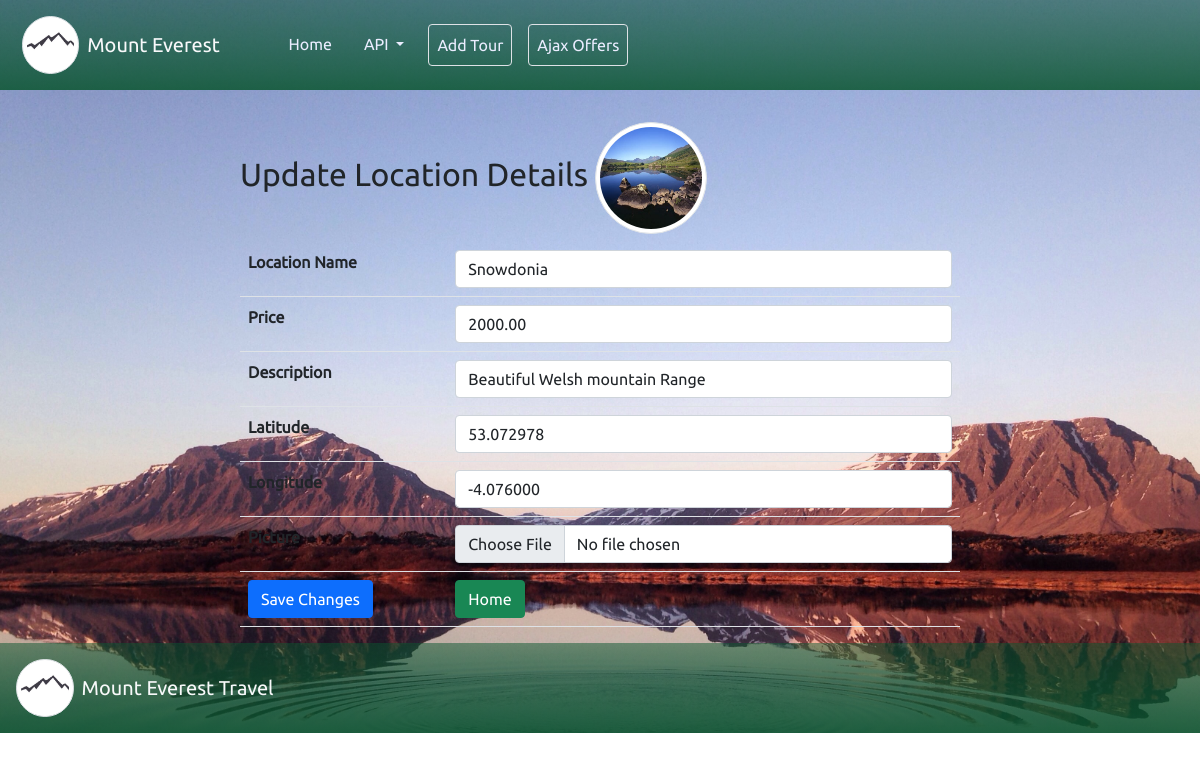
/update.php?id=12, run on the app's committed database.
### tables this page shows
CREATE TABLE `locations` (
  `loc_id` int(11) NOT NULL,
  `location_name` varchar(255) NOT NULL,
  `price` decimal(10,2) NOT NULL,
  `description` varchar(255) NOT NULL,
  `activities` varchar(255) DEFAULT 'Climbing and hiking',
  `latitude` decimal(8,6) NOT NULL,
  `longitude` decimal(9,6) NOT NULL,
  `picture` varchar(255) DEFAULT NULL,
  `created_at` timestamp NOT NULL DEFAULT current_timestamp() ON UPDATE current_timestamp()
);

### update.php (the view, shortened to what this page needs)
<?php
require_once 'includes/db_connect.inc.php';
if ($_GET['id']) {
    $id = $_GET['id'];
    $sql = "SELECT * FROM locations WHERE loc_id = {$id};";
    $res = mysqli_query($connect, $sql);
    if (mysqli_num_rows($res) == 1) {
        $data = mysqli_fetch_assoc($res);
        $loc = $data['location_name'];
        $price = $data['price'];
        $desc = $data['description'];
        $lat = $data['latitude'];
        $lng = $data['longitude'];
        $pic = $data['picture'];
    } else {
        header("location: error.php");
    }
} else {
    header("location: error.php");
}
?>
<!DOCTYPE html>
<html lang="en" dir="ltr">
<head>
    <?php require_once 'includes/bootstrap_css.inc.php'; ?>
    <link rel="stylesheet" href="sass/main.css">
</head>
<body>
    <div class="update-container">
        <?php require_once 'includes/nav_root.inc.php'; ?>
        <fieldset class="fieldset-update">
            <legend class='h2 me-3'>Update Location Details
                <img class='img-thumbnail rounded-circle' src='img/<?php echo $pic ?>' alt="<?php echo $loc ?>">
            </legend>
            <form action="actions/a_update.php" method="POST" enctype="multipart/form-data">
                <table class="table table-hover">
                    <tr>
                        <th>Location Name</th>
                        <td>
                            <input class="form-control" type="text" name="location_name" placeholder="Location Name"
                                value="<?php echo $loc ?>" />
                        </td>
                    </tr>
                    <tr>
                        <th>Price</th>
                        <td>
                            <input class="form-control" type="number" name="price" step="any" placeholder="Price"
                                value="<?php echo $price ?>" />
                        </td>
                    </tr>
                    <tr>
                        <th>Description</th>
                        <td>
                            <input class="form-control" type="text" name="description" placeholder="Description"
                                value="<?php echo $desc ?>" />
                        </td>
                    </tr>
                    <tr>
                        <th>Latitude</th>
                        <td>
                            <input class="form-control" type="number" name="latitude" step="any" placeholder="Latitude"
                                value="<?php echo $lat ?>" />
                        </td>
                    </tr>
                    <tr>
                        <th>Longitude</th>
                        <td><input class="form-control" type="number" name="longitude" step="any"
                                placeholder="Longitude" value="<?php echo $lng ?>" /></td>
                    </tr>
                    <tr>
                        <th>Picture</th>
                        <td>
                            <input class="form-control" type="file" name="picture" />
                        </td>
                    </tr>
                    <tr>
                        <td>
                            <button class="btn btn-primary" type="submit">Save Changes</button>
                        </td>
                        <td>
                            <a href="index.php">
                                <button class="btn btn-success" type="button">Home</button>
                            </a>
                        </td>
                    </tr>
                </table>
            </form>
        </fieldset>
        <?php require_once 'includes/footer.php'; ?>
    </div>
</body>
</html>

### sass/main.css (style rules this page uses)
.index-container, .create-container, .error-container, .update-container, .show-details-container, .delete-container, .a_update-container, .a_delete-container, .ajax-container, footer { background-position: center; background-size: cover; background-repeat: no-repeat; background-attachment: fixed; }
.error-container, .update-container, .delete-container, .a_update-container, .a_delete-container, .ajax-container { font-family: ubu-r; height: 100%; }
.update-container, .a_update-container { background-image: url("../img/upbg.jpg"); }
fieldset { margin: auto; margin-top: 100px; width: 60%; }
.create-table, fieldset legend { font-family: ubu-r; }
.fieldset-update, .delete-container fieldset { margin: auto; padding-top: 2em; width: 60%; font-family: ubu-r; }
.fieldset-update .img-thumbnail, .delete-container .img-thumbnail { width: 7rem !important; height: 7rem !important; }

### data on the page
locations: picture (picture), location_name "Snowdonia", price "2000.00", description "Beautiful Welsh mountain Range", latitude "53.072978", longitude "-4.076000"
